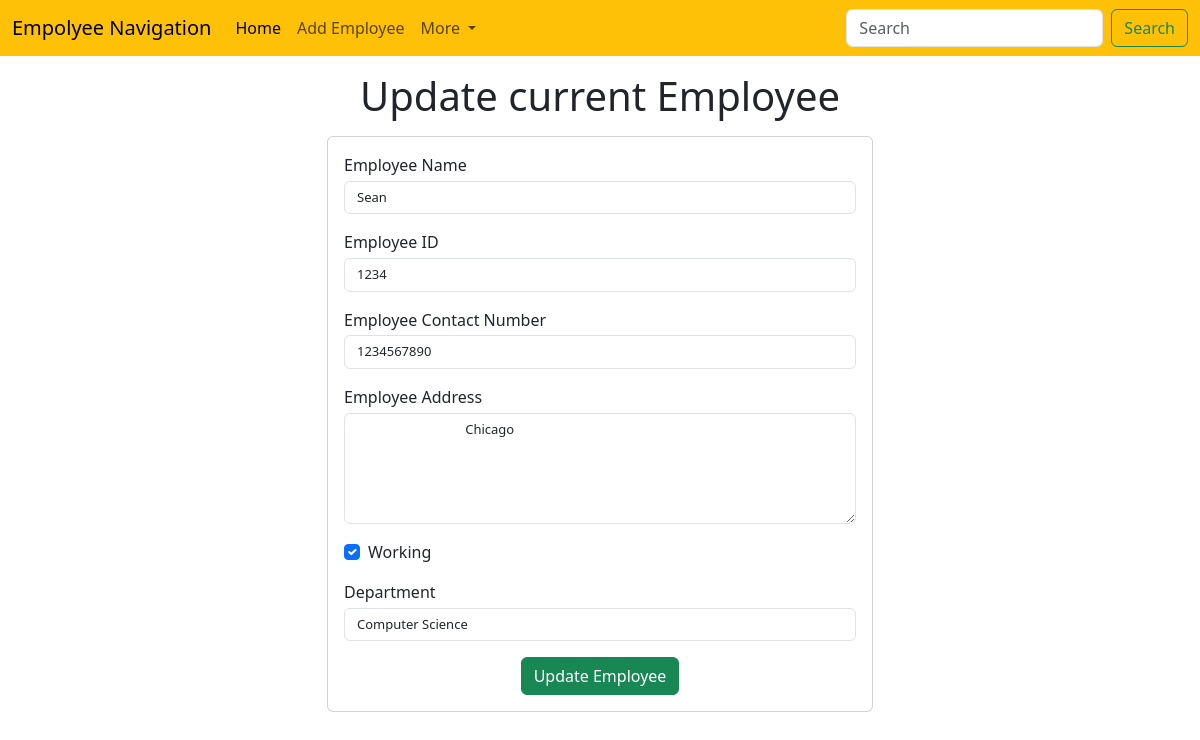
Page /emp/update-emp/1 on the earlier database version.
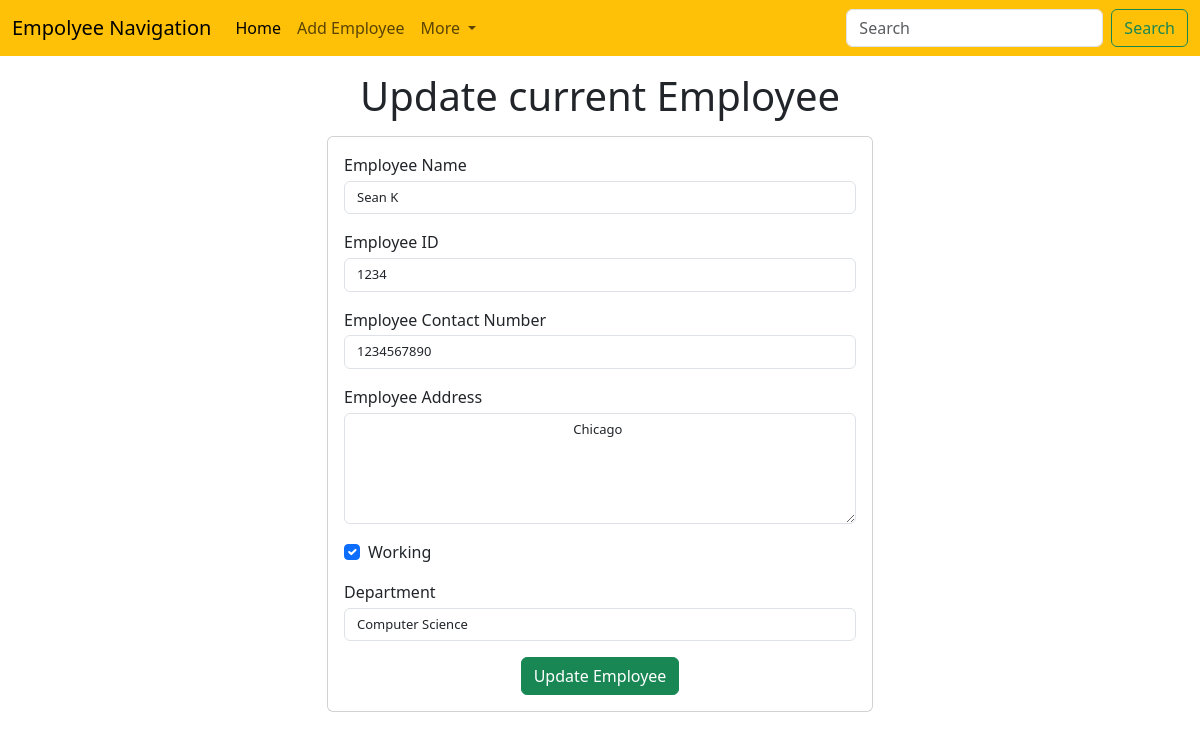
Same page on the later database version.
### emp/models.py (models this page shows)
class Emp(models.Model):
    name=models.CharField(max_length=200)
    emp_id=models.CharField(max_length=200)
    phone=models.CharField(max_length=10)
    address=models.CharField(max_length=150)
    working=models.BooleanField(default=True)
    department=models.CharField(max_length=10)

### emp/views.py (the view)
# urls.py: path("update-emp/<int:emp_id>",update_emp),
def update_emp(request,emp_id):
    emp=Emp.objects.get(pk=emp_id)
    return render(request, 'emp/update_emp.html', {
        'emp':emp
    })

### templates/emp/update_emp.html (shortened to what the changed rows need)
<!doctype html>
<html lang="en">
  <head>
    <link href="https://cdn.jsdelivr.net/npm/bootstrap@5.3.3/dist/css/bootstrap.min.css" rel="stylesheet">
  </head>
  <body>
    <h1 class="text-center my-3">Update current Employee </h1>
    <div class="container">
        <div class="row">
            <div class="col-md-6 offset-md-3">
                <div class="card">
                    <div class="card-body">
                        <form action="/emp/do-update-emp/{{emp.id}}" method="post">
                            <div class="mb-3">
                                <label for="name">Employee Name</label>
                                <input
                                    id="name"
                                    type="text"
                                    class="form-control"
                                    placeholder="Enter employee name"
                                    style="margin-top: 0.1cm; font-size: small;"
                                    name="emp_name"
                                    value="{{emp.name}}"
                                >
                            </div>
                            <div class="mb-3">
                                <label for="id">Employee ID</label>
                                <input
                                    id="id"
                                    type="text"
                                    class="form-control"
                                    placeholder="Enter employee ID"
                                    style="margin-top: 0.1cm; font-size: small;"
                                    name="emp_id"
                                    value="{{emp.emp_id}}"
                                >
                            </div>
                            <div class="mb-3">
                                <label for="phone">Employee Contact Number</label>
                                <input
                                    id="phone"
                                    type="text"
                                    class="form-control"
                                    placeholder="Enter employee contact"
                                    style="margin-top: 0.1cm; font-size: small;"
                                    name="emp_phone"
                                    value="{{emp.phone}}"
                                >
                            </div>
                            <div class="mb-3">
                                <label for="address">Employee Address</label>
                                <textarea
                                    name="emp_address"
                                    id="address"
                                    class="form-control"
                                    rows="5"
                                    placeholder="Enter adress"
                                    style="margin-top: 0.1cm; font-size: small;"
                                >
                                {{emp.address}}
                                </textarea>
                            </div>
                            <div class="mb-3 form-check">
                                <label for="working">Working</label>
                                <input
                                    id="working"
                                    class="form-check-input"
                                    type="checkbox"
                                    name="emp_working"
                                    {% if emp.working %} checked {% endif %}
                                >
                            </div>
                            <div class="mb-3 ">
                                <label for="department">Department</label>
                                <select value="{{emp.department}}" name="emp_department" id="department" class="form-control" style="margin-top: 0.1cm; font-size: small;">
                                    <option value="CS">Computer Science</option>
                                </select>
                            </div>
                        </form>
                    </div>
                </div>
            </div>
        </div>
    </div>
  </body>
</html>

Differences in the rows shown:
changed Emp "Chicago": emp_name "Sean" → "Sean K"
